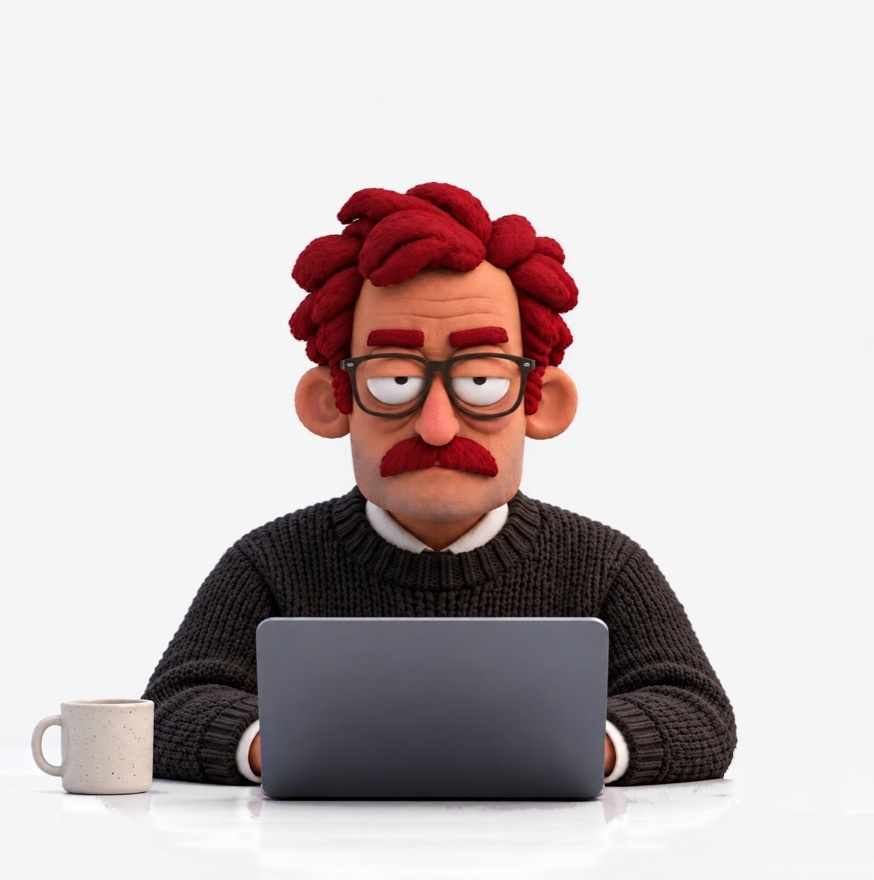
#> input picture mobile/assets/frank.jpg, 874 x 880 px
$ python frank_hands.py ../assets/frank.jpg
#> lines starting #> are read from the running program, lines starting #| are printed output that depends on the picture
### mobile/scripts/tim_eyes.py
#!/usr/bin/env python3
"""Makes Tim's eye pieces, the stop-motion way: replacement pieces cut from his own picture, swapped in as held poses.

Looks: his pupils painted out (each row of the white filled from either side, so its shading stays), then each pupil, cut from
the original with its highlight, put back somewhere else and kept inside the white, so it tucks under the lid or the eye's edge.
Far to one side it's squashed a little, as on a round eye. Saved as assets/tim-look-<name>.png.

Blink lids: his own upper lid comes down over each eye, column by column: the rim (the darker line along the top of the eye)
slides to top + t * (bottom - top) and the lid skin above it, from the crease under his brow down, stretches to meet it. One lid,
so no second rim is left behind. Past each corner the movement fades out, so no column jumps. Part-shut lids have a see-through
shadow under the rim, so they sit over any look. Saved as assets/tim-blink-1.png, -2, -3 (t = 0.2, 0.5, 1).

Made from assets/tim.jpg itself, so every piece lines up pixel for pixel with the picture on screen. Prints LOOK_CROP and LID_CROP
(where the pieces go in tim.jpg) for src/app/(tabs)/tim.tsx. Run it again whenever tim.jpg changes.

Run from mobile/: python3 scripts/tim_eyes.py   (needs Pillow)
"""
from pathlib import Path

from PIL import Image, ImageChops, ImageDraw, ImageFilter

ROOT = Path(__file__).resolve().parent.parent
SRC = ROOT / "assets" / "tim.jpg"
ASSETS = ROOT / "assets"

# Where to look, in px of tim.jpg (both eyes move together). (0, 0) is the picture: looking straight at you.
LOOKS = {
    "left": (-15, 5), "right": (15, 5),                              # glancing away
    "down": (0, 13), "downLeft": (-10, 12), "downRight": (10, 12),    # looking down (at what you type)
    "upLeft": (-13, -3), "upRight": (13, -3),                         # working something out
    "nearLeft": (-4, 1), "nearRight": (4, 1),                         # tiny shifts while looking at you
}
SQUASH = 0.18                   # how much a pupil narrows at 15px to the side
POSES = [0.2, 0.5, 1.0]         # blink lids

SKIN_TOP = 244                  # first row of clean lid skin; above it is the dark crease under his brow
EYES = [(356, 429), (447, 518)]  # columns to look for each eye in (his grey hair is just outside them)
ROWS = (258, 322)               # rows to look in
TAPER = 8                       # columns past each corner over which the lid's movement fades to nothing
SHADOW = 4                      # rows of soft shadow under the rim on part-shut lids
LIFT = 2                        # the lid is taken from this many rows above the eye, so no white edge is stretched into it
COVER = 3                       # shut, the lid comes this far past the eye's bottom edge, so no pale line shows under it
SS = 4                          # lids are drawn at 4x height and shrunk back, so their edge is smooth
PUPIL_PAD = 2.5                 # painted out this far past the pupil, so no dark ring is left


def eyeish(p):
    # the white of the eye (even where it's shaded pink-grey at the corners) or the pupil; skin has red well above blue
    return p[0] - p[2] < 72


def lum(p):
    return 0.3 * p[0] + 0.59 * p[1] + 0.11 * p[2]


# [191 lines left out: functions measure, smooth, find_pupil, paint_out, cut_pupil, eye_mask and 5 more, not called in this run]


# [2 lines that do not run on import are left out]

### mobile/scripts/frank_hands.py
#!/usr/bin/env python3
"""Makes Frank's typing pieces, the stop-motion way (as scripts/frank_eyes.py does for his eyes): replacement pieces cut from
his own picture, swapped in as held poses.

His hands are behind his laptop: all that shows of them is a shirt cuff and a sliver of wrist on each side of it. Typing, each
hand lifts a little off the keys and comes back down, so each piece is that side's cuff and wrist moved up by LIFTS px (a
small lift and a bigger one). It's a smooth warp of his own picture, not a cut-out: the lift is full against the laptop's edge
and fades to nothing towards his elbow (REACH px out), up his sleeve (TOP rows) and down to where his sleeve rests on the desk
(BOTTOM rows), so the knit stretches rather than tears and no gap opens. It's only ever up and down, so the laptop's straight
edge, which is in front of his hands, stays put: the warp stops at it (its soft edge moves with the cuff, as it should).
Saved as assets/frank-hands-left-1.png, -left-2, -right-1, -right-2.

Made from assets/frank.jpg itself, so every piece lines up pixel for pixel with the picture on screen. Prints HANDS_CROP (where
the pieces go in frank.jpg) for src/app/(tabs)/tim.tsx. Run it again whenever frank.jpg changes.
With --dark, the same from his dark-mode picture (assets/frank-dark.jpg, by frank_dark.py), saved as frank-dark-hands-….

Run from mobile/: python3 scripts/frank_hands.py [--dark]   (needs Pillow)
"""
import sys
from math import cos, pi
from pathlib import Path

from PIL import Image

from frank_dark import darkened_piece
from tim_eyes import lum

ROOT = Path(__file__).resolve().parent.parent
SRC = ROOT / "assets" / "frank.jpg"
ASSETS = ROOT / "assets"

LIFTS = [2.0, 4.0]               # how far a hand lifts, px of frank.jpg: a little, and more
ROWS = (680, 784)                # rows the lift can reach: his sleeve above the cuff, down to the desk
TOP = 26                         # rows at the top over which the lift fades in
BOTTOM = 14                      # rows at the bottom (where his sleeve rests on the desk) over which it fades out
REACH = 42                       # columns out from the laptop's edge over which it fades out, towards his elbow
SIDES = {"left": (230, 300), "right": (560, 640)}  # columns to look for the laptop's edge in, either side
LID = (5, 55, 140)               # the laptop's lid: at least this much bluer than red, and between these brightnesses

# His dark-mode picture is put where his face is in frank.jpg; there his cuffs come down to the desk a few rows lower, and the
# laptop's lid, lit less, is dimmer and only just bluer than red at its edges.
DARK = "--dark" in sys.argv
if DARK:
    SRC = ROOT / "scripts" / "frank-dark-placed.jpg"  # before it was darkened (frank_dark.py); each piece is darkened as it's saved
    ROWS = (680, 790)
    LID = (2, 45, 140)
NAME = "frank-dark" if DARK else "frank"


def laptop(p):
    # the laptop's lid: a flat blue-grey (his jumper is darker and redder, his cuff white)
    return p[2] - p[0] >= LID[0] and LID[1] < lum(p) < LID[2]


def edges(im, side):
    """The laptop's edge in each row: its first column of solid lid, coming in from that side."""
    x0, x1 = SIDES[side]
    found = {}
    for y in range(*ROWS):
        xs = range(x0, x1) if side == "left" else range(x1, x0, -1)
        step = 1 if side == "left" else -1
        found[y] = next(x for x in xs if all(laptop(im.getpixel((x + step * k, y))) for k in range(4)))
    return found


def ease(f):
    """0 to 1, smoothly."""
    f = min(1.0, max(0.0, f))
    return 0.5 - 0.5 * cos(pi * f)


def sample(im, x, y):
    """The picture at (x, y), y fractional: the two rows either side, blended."""
    y0 = int(y)
    f = y - y0
    a, b = im.getpixel((x, y0)), im.getpixel((x, min(im.height - 1, y0 + 1)))
    return tuple(round(a[k] * (1 - f) + b[k] * f) for k in range(3))


def hand(im, edge, side, lift):
    """One side's cuff and wrist lifted `lift` px: each pixel shows what was below it, by as much as the lift reaches there."""
    out = Image.new("RGBA", im.size, (0, 0, 0, 0))
    for y in range(*ROWS):
        fy = ease((y - ROWS[0]) / TOP) * ease((ROWS[1] - y) / BOTTOM)
        for k in range(1, REACH + 1):
            x = edge[y] - k if side == "left" else edge[y] + k  # k = 1: the laptop's soft edge
            d = lift * fy * ease(1 - (k - 1) / REACH)
            if d > 0.01:
                out.putpixel((x, y), (*sample(im, x, y + d), 255))
    return out


def main():
    im = Image.open(SRC).convert("RGB")
#> im is the input picture: PIL image 874x880 RGB; mean R, G, B 199.9, 190.2, 190.3
    crops = {}
    for side in SIDES:
        edge = edges(im, side)
        pieces = [hand(im, edge, side, lift) for lift in LIFTS]
        box = pieces[-1].getchannel("A").getbbox()  # the bigger lift reaches furthest
        for i, p in enumerate(pieces, 1):
            (darkened_piece(p) if DARK else p).crop(box).save(ASSETS / f"{NAME}-hands-{side}-{i}.png", optimize=True)
        crops[side] = box
#> this loop made 2 passes
#> pass 1, in main, `(darkened_piece(p) if DARK else p).crop(box).save(ASSETS / f"{NAME}-ha..`:
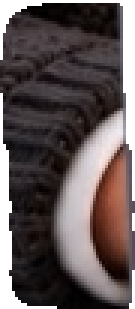
#> saved as frank-hands-left-1.png: PIL image 45x103 RGBA (shown 3 times larger); mean R, G, B, A 65.7, 55.2, 55.1, 224.5; transparent parts drawn white
#> pass 1, in main, `(darkened_piece(p) if DARK else p).crop(box).save(ASSETS / f"{NAME}-ha..`:
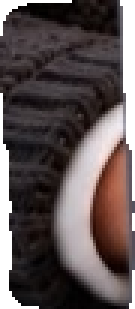
#> saved as frank-hands-left-2.png: PIL image 45x103 RGBA (shown 3 times larger); mean R, G, B, A 66.3, 55.7, 55.6, 227.9; transparent parts drawn white
#> pass 2, in main, `(darkened_piece(p) if DARK else p).crop(box).save(ASSETS / f"{NAME}-ha..`:
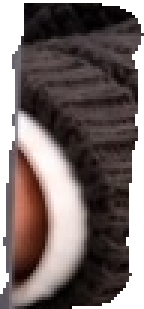
#> saved as frank-hands-right-1.png: PIL image 48x103 RGBA (shown 3 times larger); mean R, G, B, A 72.6, 60.7, 59.1, 210.5; transparent parts drawn white
#> after the loop:
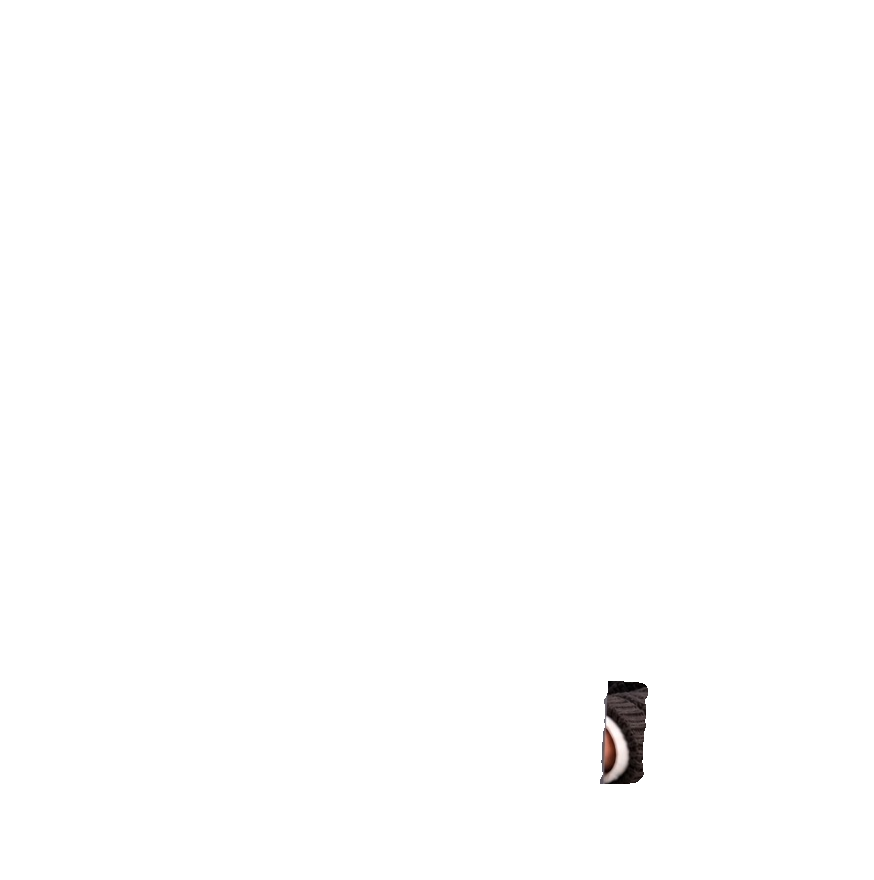
#> p: PIL image 874x880 RGBA; mean R, G, B, A 0.5, 0.4, 0.4, 1.4; transparent parts drawn white
    print("HANDS_CROP = {" + ", ".join(f"{s}: {{x: {b[0]}, y: {b[1]}, w: {b[2] - b[0]}, h: {b[3] - b[1]}}}" for s, b in crops.items()) + "}")
#| HANDS_CROP = {left: {x: 218, y: 681, w: 45, h: 103}, right: {x: 600, y: 681, w: 48, h: 103}}
    print(f"(in the {im.width}x{im.height} {SRC.name})")
#| (in the 874x880 frank.jpg)


if __name__ == "__main__":
    main()
